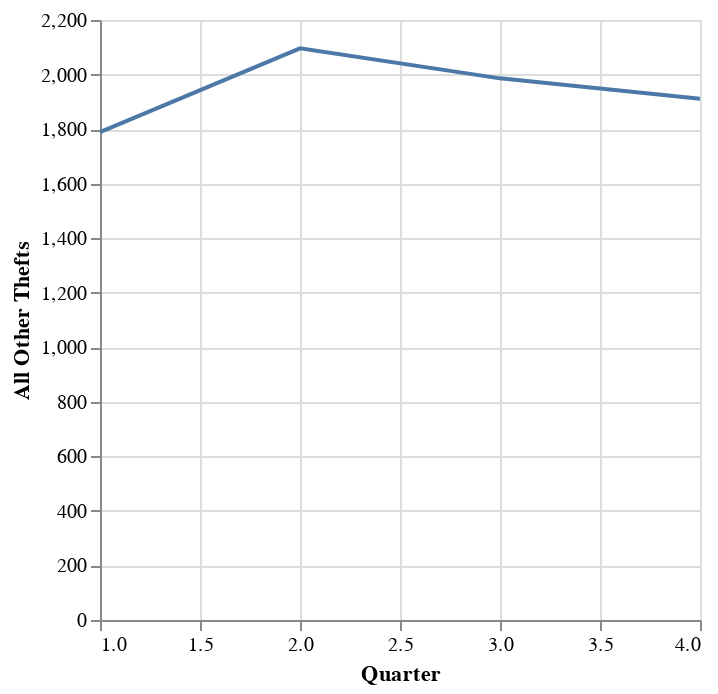

Notebook code for this chart:
### Code cell
actual_line = alt.Chart(actual_counts).mark_line().encode(x='Quarter', y='All Other Thefts')
actual_line

### Figure 1 — Vega-Lite specification as saved in the notebook (floating-point values rounded to 4 significant figures)
{"config": {"view": {"continuousWidth": 300, "continuousHeight": 300}}, "data": {"name": "data-575db508c738dcf335c4b648bd866926"}, "mark": {"type": "line"}, "encoding": {"x": {"field": "Quarter", "type": "quantitative"}, "y": {"field": "All Other Thefts", "type": "quantitative"}}, "$schema": "https://vega.github.io/schema/vega-lite/v5.15.1.json", "datasets": {"data-575db508c738dcf335c4b648bd866926": [{"Quarter": 1.0, "Unnamed: 0": 88620, "geodi10": 7832109892852, "All Other Thefts": 1789.0, "Simple Assault": 1810.0, "Theft From Motor Vehicle": 1887.0}, {"Quarter": 2.0, "Unnamed: 0": 88831, "geodi10": 7832109892852, "All Other Thefts": 2096.0, "Simple Assault": 2040.0, "Theft From Motor Vehicle": 2693.0}, {"Quarter": 3.0, "Unnamed: 0": 89042, "geodi10": 7832109892852, "All Other Thefts": 1986.0, "Simple Assault": 1889.0, "Theft From Motor Vehicle": 3047.0}, {"Quarter": 4.0, "Unnamed: 0": 89253, "geodi10": 7832109892852, "All Other Thefts": 1911.0, "Simple Assault": 1732.0, "Theft From Motor Vehicle": 2828.0}]}}
